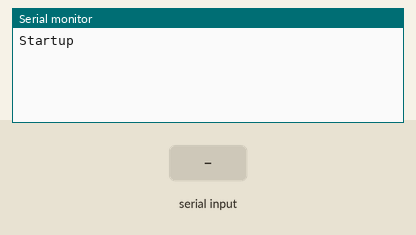
Recording of a sketch running on a simulated Arduino Uno, built with avr-gcc and run on an emulated ATmega328P. On the bench: the last lines printed to the serial monitor. The test bench sets the inputs (shaded band).

Above: at 1.2 s.
1.3 s: "1" received over the second serial link
At 2.3 s:
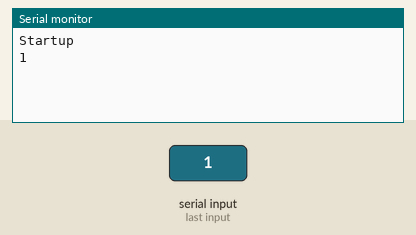
2.8 s: "0" received over the second serial link
At 3.4 s:
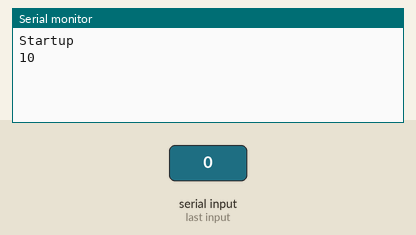

The sketch:

ESP-WROOM-02_Test.ino
```cpp
#include <SoftwareSerial.h>
SoftwareSerial wifi(12, 11); //RX, TX

void setup() {
  Serial.begin(115200);

  while (!Serial) {
    ;
  }

  Serial.println("Startup");
  wifi.begin(115200);
}

void loop() {
  if (wifi.available()) {
    Serial.write(wifi.read());
  }

  if (Serial.available()) {
    wifi.write(Serial.read());
  }
}
```

Measured:
- after the input at 1.3 s, the serial monitor: prints a new line at once (image 1)
- after the input at 2.8 s, the serial monitor: prints a new line at once (image 2)
